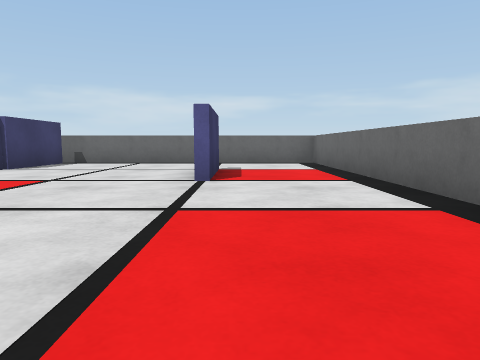
View 1 (above)

24 first-person views from a walk through a robot-simulator world made for Webots. The camera is 0.24 m above the floor, tilts 6° down and sees 70° across. The floor is counted in squares, 0.5 m on a side. Each view is taken from the middle of a square. On the plan, view 1 faces up. The plan holds only what a view shows up to about 9 squares ahead; the rest is blank. The robots in the file are not drawn.

View 2
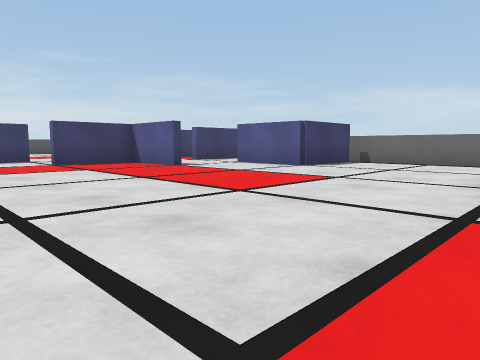

View 3
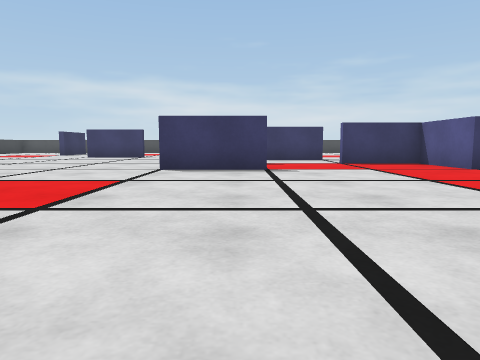

View 4
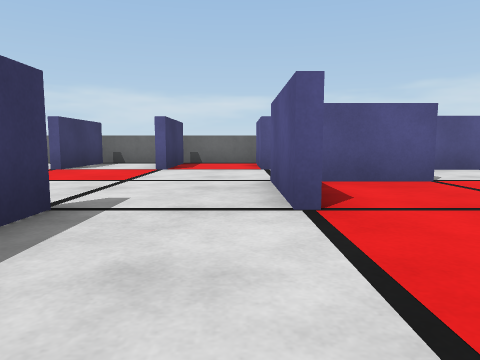

View 5
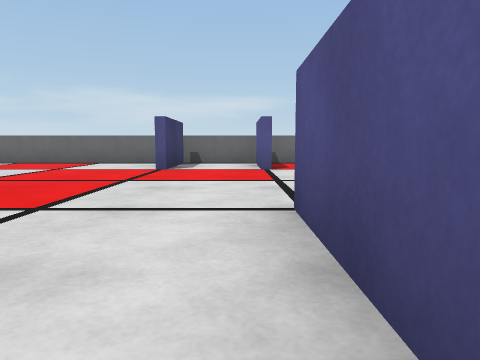

View 6
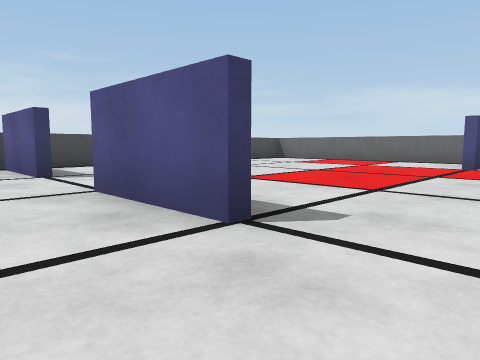

View 7
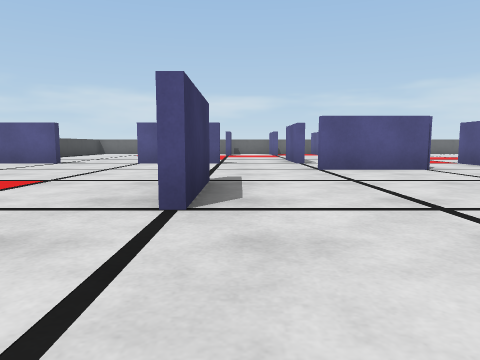

View 8
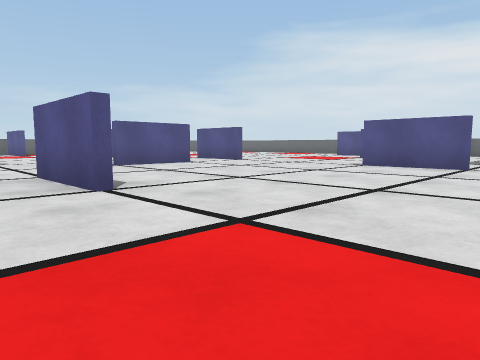

View 9
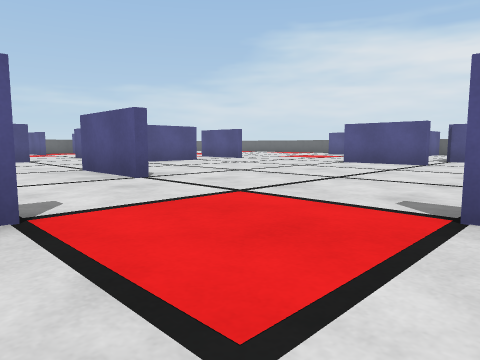

View 10
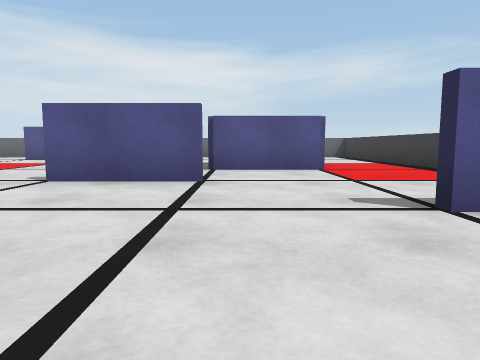

View 11
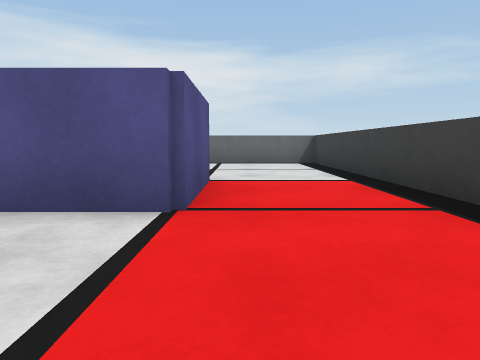

View 12
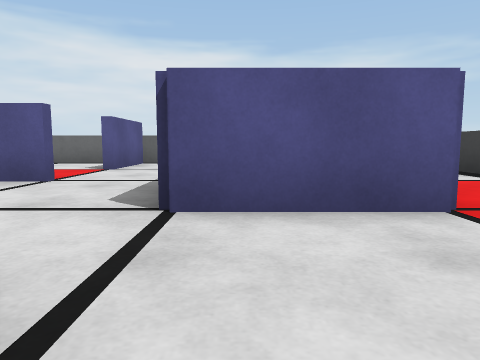

View 13
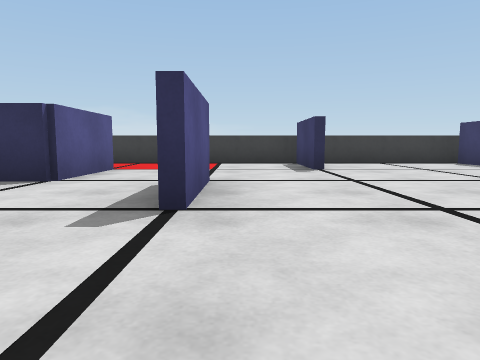

View 14
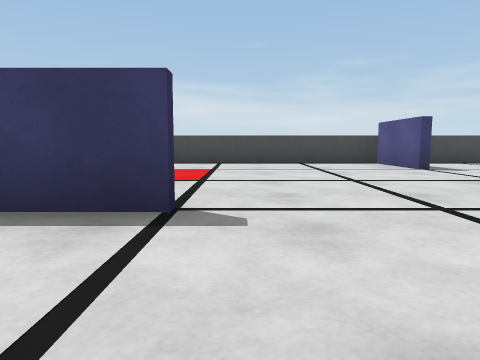

View 15
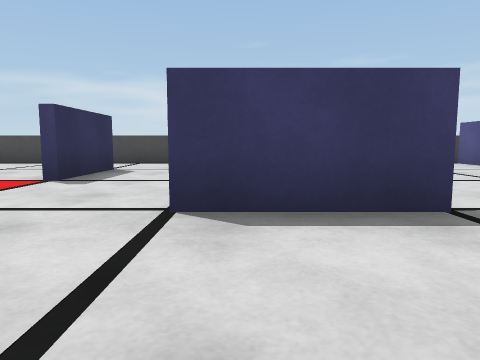

View 16
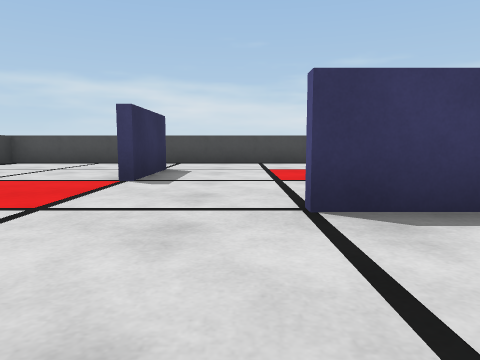

View 17
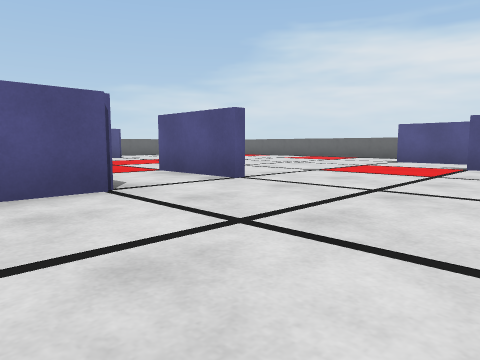

View 18
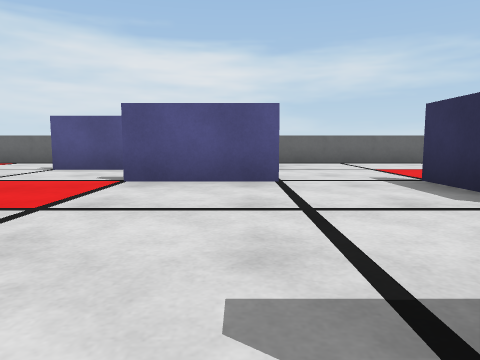

View 19
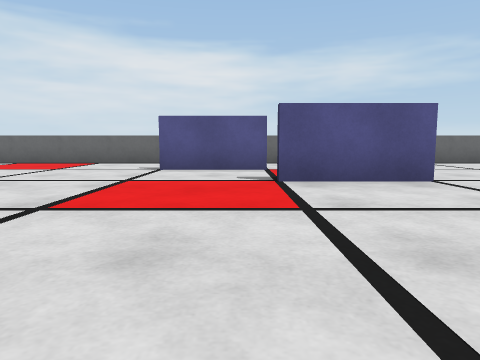

View 20
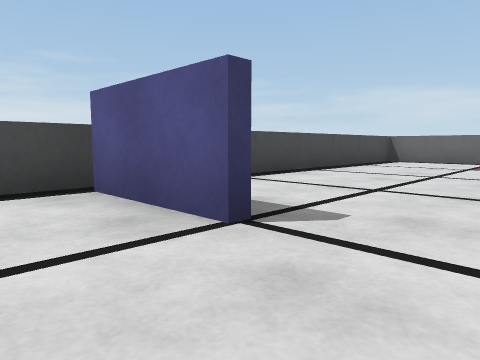

View 21
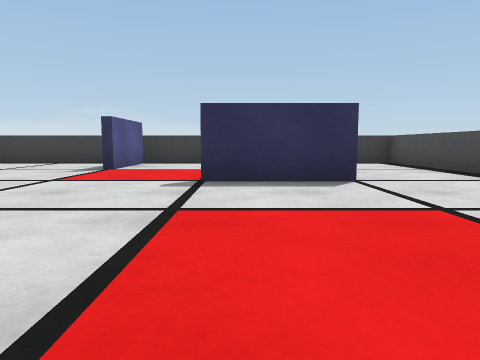

View 22
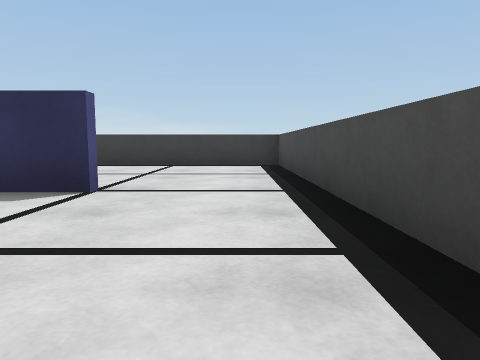

View 23
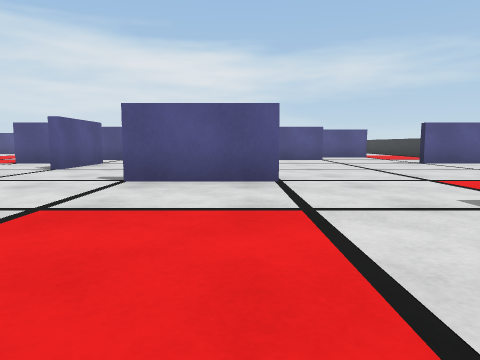

View 24
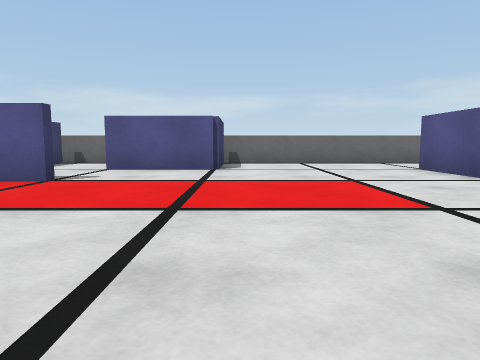

### Floor plan
Points are (right, up) in squares from view 1. A wall is a line through its corners. A room is listed if a view was taken in it or the views show most of it. See-through windows are left out.
Room 1 (views 1, 2, 3, 4, 5, 6, 7, 8, 9, 10, 11, 12, 13, 14, 15, 16, 17, 18, 19, 20, 21, 22, 23, 24)
walls: (-8.4, -1.6) (-10.5, -1.6); (-8.6, -0.4) (-8.6, 0.5); (-6.6, -1.5) (-6.6, 0.5); (-10.6, 0.5) (-10.6, 2.5); (-6.4, 0.5) (-6.4, -1.5); (-12.4, -3.4) (-12.4, -5.5); (-12.4, 0.4) (-14.5, 0.4); (-8.6, 2.5) (-8.6, 4.5); (-10.4, 2.5) (-10.4, 1.8); (-12.6, -5.6) (-12.6, -3.5); (-6.6, -7.6) (-6.6, -5.5); (-6.4, 4.4) (-8.4, 4.4) (-8.4, 2.5); (-2.6, -5.6) (-2.6, -3.5); (-8.4, -9.5) (-8.4, -11.5); (-16.4, 0.4) (-18.5, 0.4); (-8.6, 6.5) (-8.6, 8.5); (-0.6, -3.5) (-0.6, -1.5); (-10.6, 6.5) (-10.6, 8.5); (-4.6, -9.6) (-4.6, -7.4) (-2.5, -7.4); (-8.6, -10.9) (-8.6, -9.5); (-12.4, -10.6) (-12.4, -11.5); (-16.6, -7.4) (-14.5, -7.4); (-12.6, -11.5) (-12.6, -9.5); (-10.4, 8.5) (-10.4, 6.5); (-0.6, 4.8) (-0.6, 6.5); (1.9, -1) (1.9, 8.9) (-4.6, 8.9); (-7.4, 8.9) (-18, 8.9); (-12.4, 8.5) (-12.4, 6.5); (1.9, -5.1) (1.9, -3.1); (-4.4, 8.5) (-4.4, 6.4) (-6.5, 6.4); (-0.4, 6.4) (-0.4, 4.5); (-18.9, 8) (-18.9, -11.9) (-4.5, -11.9)
ways out: opening at (-3.5, -10.5) to room 2; opening at (-1.5, -6.5) to room 2; opening at (-7, 7)
Room 2 (no view inside)
walls: (-2.5, -9.6) (-4.6, -9.6); (1.5, -5.5) (-0.5, -5.5); (-4.5, -11.9) (1.9, -11.9) (1.9, -5.1)
ways out: opening at (-3.5, -10.5) to room 1; opening at (-1.5, -6.5) to room 1

Where each view was taken, in squares from view 1:
view 1: 0 up, 0 right, facing up
view 2: 0 up, 0 right, facing up-left
view 3: 0 up, 0 right, facing left
view 4: 0 up, 9 left, facing up
view 5: 0 up, 11 left, facing up
view 6: 1 down, 11 left, facing up-left
view 7: 8 down, 12 left, facing up
view 8: 9 down, 14 left, facing up-right
view 9: 10 down, 15 left, facing up-right
view 10: 8 down, 11 left, facing right
view 11: 10 down, 7 left, facing right
view 12: 8 down, 7 left, facing right
view 13: 3 down, 7 left, facing down
view 14: 3 down, 10 left, facing left
view 15: 5 down, 10 left, facing left
view 16: 6 down, 10 left, facing left
view 17: 5 down, 10 left, facing up-right
view 18: 5 down, 7 left, facing right
view 19: 3 down, 7 left, facing right
view 20: 1 down, 15 left, facing up-left
view 21: 3 down, 15 left, facing down
view 22: 4 down, 18 left, facing down
view 23: 5 down, 17 left, facing right
view 24: 0 up, 4 left, facing up
